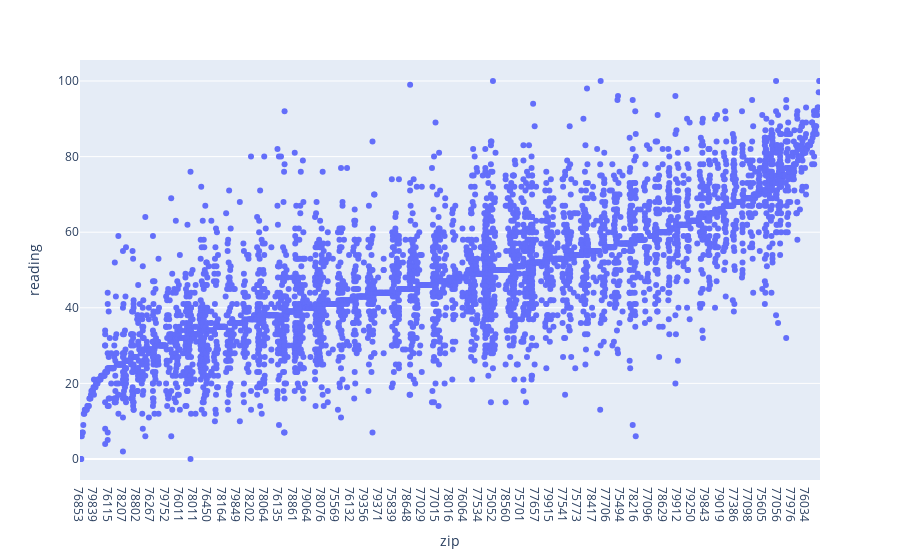

Here is the notebook cell this chart was saved with:
### Markdown cell above
**Callouts**:

* Could be interesting to show distribution of zips or select your zip.

### Code cell
plot_data = df.assign(order = df.groupby('zip')['reading'].transform('mean')).sort_values('order')
px.strip(plot_data, x='zip', y='reading')

### Figure 1 — Plotly figure (JSON) as saved in the notebook; plotly's stock layout.template omitted (floating-point values rounded to 4 significant figures; data arrays with more than 128 entries replaced by an {"elided": "..."} marker saying what was removed)
{"data": [{"alignmentgroup": "True", "boxpoints": "all", "fillcolor": "rgba(255,255,255,0)", "hoveron": "points", "hovertemplate": "zip=%{x}<br>reading=%{y}<extra></extra>", "legendgroup": "", "line": {"color": "rgba(255,255,255,0)"}, "marker": {"color": "#636efa"}, "name": "", "offsetgroup": "", "orientation": "v", "pointpos": 0, "showlegend": false, "type": "box", "x": {"elided": "9044 str values"}, "x0": " ", "xaxis": "x", "y": {"elided": "9044 int values"}, "y0": " ", "yaxis": "y"}], "layout": {"boxmode": "group", "legend": {"tracegroupgap": 0}, "margin": {"t": 60}, "xaxis": {"anchor": "y", "domain": [0, 1], "title": {"text": "zip"}}, "yaxis": {"anchor": "x", "domain": [0, 1], "title": {"text": "reading"}}}}
